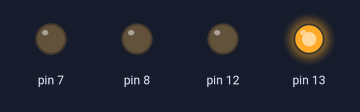
A sketch run on a simulated Arduino Uno, built with avr-gcc and run on an emulated ATmega328P. On the bench: output pins drawn as LEDs (lit = HIGH).

Above: at 0.05 s.
At 0.8 s:
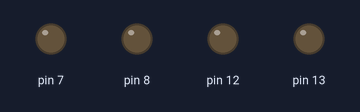
At 3.3 s:
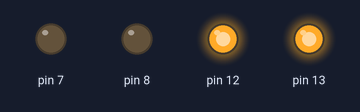
At 4.22 s:
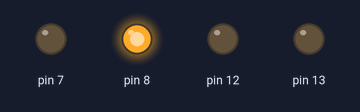
At 4.97 s:
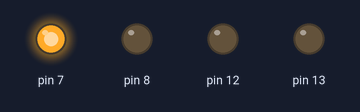
At 8.7 s:
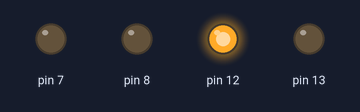
Timing chart, 0 to 9.3 s (numbered marks = the images above):
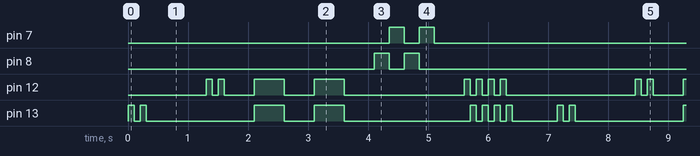

Measured:
- by itself, pin 7, pin 8: repeats every 7.2 s: LOW 0.25 s, HIGH 0.25 s, LOW 6.4 s, HIGH 0.25 s
- by itself, pin 12: repeats every 7.2 s: LOW 0.10 s, HIGH 0.10 s, 2 × (LOW 0.50 s, HIGH 0.50 s), LOW 2.0 s, 3 × (HIGH 0.10 s, LOW 0.10 s), HIGH 0.10 s, LOW 2.2 s, HIGH 0.10 s
- by itself, pin 13: repeats every 7.2 s: LOW 0.10 s, HIGH 0.10 s, LOW 1.8 s, HIGH 0.50 s, LOW 0.50 s, HIGH 0.50 s, LOW 2.1 s, 3 × (HIGH 0.10 s, LOW 0.10 s), HIGH 0.10 s, LOW 0.75 s, HIGH 0.10 s

The sketch:

Landing_Pad.ino
```cpp
// the setup function runs once when you press reset or power the board
void setup() {
  // initialize digital pin LED_BUILTIN as an output.
  pinMode(13, OUTPUT);
  pinMode(12, OUTPUT);
  pinMode(8, OUTPUT);
  pinMode(7, OUTPUT);
}

// the loop function runs over and over again forever
void loop() {
  digitalWrite(13, HIGH);   //Turn the LED on
  delay(100);               //Wait for 0.1 seconds
  digitalWrite(13, LOW);    //Turn the LED off
  delay(100);               //Wait for 0.1 seconds
  digitalWrite(13, HIGH);   //Turn the LED on
  delay(100);               //Wait for 0.1 seconds
  digitalWrite(13, LOW);    //Turn the LED off
  delay(1000);              //Wait for 1 second, to add some effect to the blinking program.
  digitalWrite(12, HIGH);   //Turn the other LED on
  delay(100);                //Wait for 0.1 seconds
  digitalWrite(12, LOW);    //Turn the other LED off
  delay(100);                //Wait for 0.1 seconds
  digitalWrite(12, HIGH);   //Turn the other LED on
  delay(100);               //Wait for 0.1 seconds
  digitalWrite(12, LOW);    //Turn the other LED off
  delay(500);              //Wait for 0.5 seconds, to add effect as described above.
  digitalWrite(12, HIGH);   //Turn both LEDs on
  digitalWrite(13, HIGH);
  delay(500);                //Wait for 0.5 seconds
  digitalWrite(12, LOW);    //Turn both LEDs off
  digitalWrite(13, LOW);
  delay(500);                //Wait for 0.5 seconds
  digitalWrite(12, HIGH);   //Turn both LEDS on
  digitalWrite(13, HIGH);
  delay(500);                //Wait for 0.5 seconds
  digitalWrite(12, LOW);    //Turn both LEDs off
  digitalWrite(13, LOW);
  delay(500);               //Wait for 0.5 seconds, to add more effect.
  digitalWrite(8, HIGH);    //Turn red LED on
  delay(250);               //Wait for 0.25 seconds
  digitalWrite(8, LOW);     //Turn red LED off
  digitalWrite(7, HIGH);    //Turn blue LED on
  delay(250);               //Wait for 0.25 seconds
  digitalWrite(7, LOW);     //Turn blue LED off
  digitalWrite(8, HIGH);    //Turn red LED on
  delay(250);               //Wait for 0.25 seconds
  digitalWrite(8, LOW);     //Turn red LED off
  digitalWrite(7, HIGH);    //Turn blue LED on
  delay(250);                //Wait for 0.25 seconds
  digitalWrite(7, LOW);     //Turn blue LED off
  delay(500);                //Wait for 0.5 seconds to add effect to the process.
  digitalWrite(12, HIGH);    //Turn pin 12 on
  delay(100);                //Wait for 0.1 seconds
  digitalWrite(12, LOW);     //Turn pin 12 off
  digitalWrite(13, HIGH);    //Turn pin 13 on
  delay(100);                //Wait for 0.1 seconds
  digitalWrite(13, LOW);     //Turn pin 13 off
  digitalWrite(12, HIGH);    //Turn pin 12 on
  delay(100);                //Wait for 0.1 seconds
  digitalWrite(12, LOW);     //Turn pin 12 off
  digitalWrite(13, HIGH);    //Turn pin 13 on
  delay(100);                //Wait for 0.1 seconds
  digitalWrite(13, LOW);     //Turn pin 13 off
  digitalWrite(12, HIGH);    //Turn pin 12 on
  delay(100);                //Wait for 0.1 seconds
  digitalWrite(12, LOW);     //Turn pin 12 off
  digitalWrite(13, HIGH);    //Turn pin 13 on
  delay(100);                //Wait for 0.1 seconds
  digitalWrite(13, LOW);     //Turn pin 13 off
  digitalWrite(12, HIGH);    //Turn pin 12 on
  delay(100);                //Wait for 0.1 seconds
  digitalWrite(12, LOW);     //Turn pin 12 off
  digitalWrite(13, HIGH);    //Turn pin 13 on
  delay(100);                //Wait for 0.1 seconds
  digitalWrite(13, LOW);     //Turn pin 13 off
  delay(750);                //Wait for 0.75 seconds, then restart the program.
}


//This code was written by Christian Greene on the 3rd of January, 2022.
//Please do not take credit for my work, as it is not your own.

//CHANGELOG

//Jan 4th, 2022 - Made blinking times shorter, and added some extra blinking.
//Jan 4th, 2022 - Added 2 additional LEDs to the landing pad, and improved blinking times even more.
//Jan 5th, 2022 - Added police-style flashing to the main LEDs.
```
